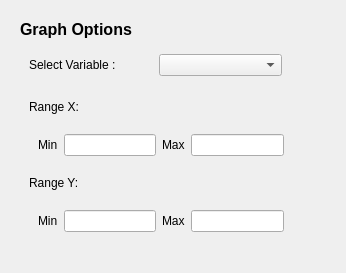
         <widget class="QWidget" name="Show_Performance">
          <attribute name="title">
           <string>Perform_Curve</string>
          </attribute>
          <layout class="QHBoxLayout" name="horizontalLayout_24">
           <item>
            <widget class="QWidget" name="Panel_Monitor_2" native="true">
             <property name="minimumSize">
              <size>
               <width>300</width>
               <height>0</height>
              </size>
             </property>
             <property name="maximumSize">
              <size>
               <width>300</width>
               <height>16777215</height>
              </size>
             </property>
             <layout class="QVBoxLayout" name="verticalLayout_12">
              <item>
               <widget class="QLabel" name="label_35">
                <property name="maximumSize">
                 <size>
                  <width>16777215</width>
                  <height>20</height>
                 </size>
                </property>
                <property name="font">
                 <font>
                  <pointsize>12</pointsize>
                  <weight>75</weight>
                  <italic>false</italic>
                  <bold>true</bold>
                  <underline>false</underline>
                  <strikeout>false</strikeout>
                 </font>
                </property>
                <property name="text">
                 <string>Graph Options</string>
                </property>
               </widget>
              </item>
              <item>
               <widget class="QWidget" name="widget_12" native="true">
                <property name="maximumSize">
                 <size>
                  <width>16777215</width>
                  <height>100</height>
                 </size>
                </property>
                <layout class="QHBoxLayout" name="horizontalLayout_25">
                 <property name="rightMargin">
                  <number>20</number>
                 </property>
                 <item alignment="Qt::AlignLeft">
                  <widget class="QLabel" name="label_36">
                   <property name="text">
                    <string>Select Variable :</string>
                   </property>
                  </widget>
                 </item>
                 <item>
                  <widget class="QComboBox" name="CBtn_SelectPerfVariable"/>
                 </item>
                </layout>
               </widget>
              </item>
              <item>
               <widget class="QWidget" name="control_panel_Range_Mon_2" native="true">
                <layout class="QVBoxLayout" name="verticalLayout_6">
                 <property name="spacing">
                  <number>20</number>
                 </property>
                 <item>
                  <widget class="QLabel" name="label_37">
                   <property name="maximumSize">
                    <size>
                     <width>16777215</width>
                     <height>20</height>
                    </size>
                   </property>
                   <property name="text">
                    <string>Range X:</string>
                   </property>
                  </widget>
                 </item>
                 <item>
                  <widget class="QWidget" name="widget_8" native="true">
                   <layout class="QHBoxLayout" name="horizontalLayout_21">
                    <property name="topMargin">
                     <number>0</number>
                    </property>
                    <property name="bottomMargin">
                     <number>0</number>
                    </property>
                    <item>
                     <widget class="QLabel" name="label_38">
                      <property name="text">
                       <string>Min</string>
                      </property>
                     </widget>
                    </item>
                    <item>
                     <widget class="QLineEdit" name="Line_RangeX_Perf_Min"/>
                    </item>
                    <item>
                     <widget class="QLabel" name="label_39">
                      <property name="text">
                       <string>Max</string>
                      </property>
                     </widget>
                    </item>
                    <item>
                     <widget class="QLineEdit" name="Line_RangeX_Perf_Max"/>
                    </item>
                   </layout>
                  </widget>
                 </item>
                 <item>
                  <widget class="QLabel" name="label_40">
                   <property name="maximumSize">
                    <size>
                     <width>16777215</width>
                     <height>20</height>
                    </size>
                   </property>
                   <property name="text">
                    <string>Range Y:</string>
                   </property>
                  </widget>
                 </item>
                 <item>
                  <widget class="QWidget" name="widget_10" native="true">
                   <layout class="QHBoxLayout" name="horizontalLayout_22">
                    <property name="topMargin">
                     <number>0</number>
                    </property>
                    <property name="bottomMargin">
                     <number>0</number>
                    </property>
                    <item>
                     <widget class="QLabel" name="label_41">
                      <property name="text">
                       <string>Min</string>
                      </property>
                     </widget>
                    </item>
                    <item>
                     <widget class="QLineEdit" name="Line_RangeY_Perf_Min"/>
                    </item>
                    <item>
                     <widget class="QLabel" name="label_42">
                      <property name="text">
                       <string>Max</string>
                      </property>
                     </widget>
                    </item>
                    <item>
                     <widget class="QLineEdit" name="Line_RangeY_Perf_Max"/>
                    </item>
                   </layout>
                  </widget>
                 </item>
                </layout>
               </widget>
              </item>
              <item>
               <widget class="QWidget" name="widget_7" native="true">
                <widget class="QPushButton" name="Btn_ClearPerformData">
                 <property name="geometry">
                  <rect>
                   <x>10</x>
                   <y>30</y>
                   <width>101</width>
                   <height>31</height>
                  </rect>
                 </property>
                 <property name="text">
                  <string>Clear Data</string>
                 </property>
                </widget>
                <widget class="QPushButton" name="Btn_ExportPerformPic">
                 <property name="geometry">
                  <rect>
                   <x>160</x>
                   <y>30</y>
                   <width>101</width>
                   <height>31</height>
                  </rect>
                 </property>
                 <property name="text">
                  <string>Export Picture</string>
                 </property>
                </widget>
               </widget>
              </item>
              <item>
               <widget class="QWidget" name="widget_11" native="true">
                <layout class="QHBoxLayout" name="horizontalLayout_23">
                 <property name="spacing">
                  <number>50</number>
                 </property>
                 <property name="leftMargin">
                  <number>0</number>
                 </property>
                 <property name="topMargin">
                  <number>0</number>
                 </property>
                 <property name="rightMargin">
                  <number>0</number>
                 </property>
                 <property name="bottomMargin">
                  <number>0</number>
                 </property>
                </layout>
               </widget>
              </item>
             </layout>
            </widget>
           </item>
           <item>
            <widget class="QWidget" name="Plot_Performance" native="true">
             <layout class="QVBoxLayout" name="LayoutforPerform"/>
            </widget>
           </item>
          </layout>
         </widget>
